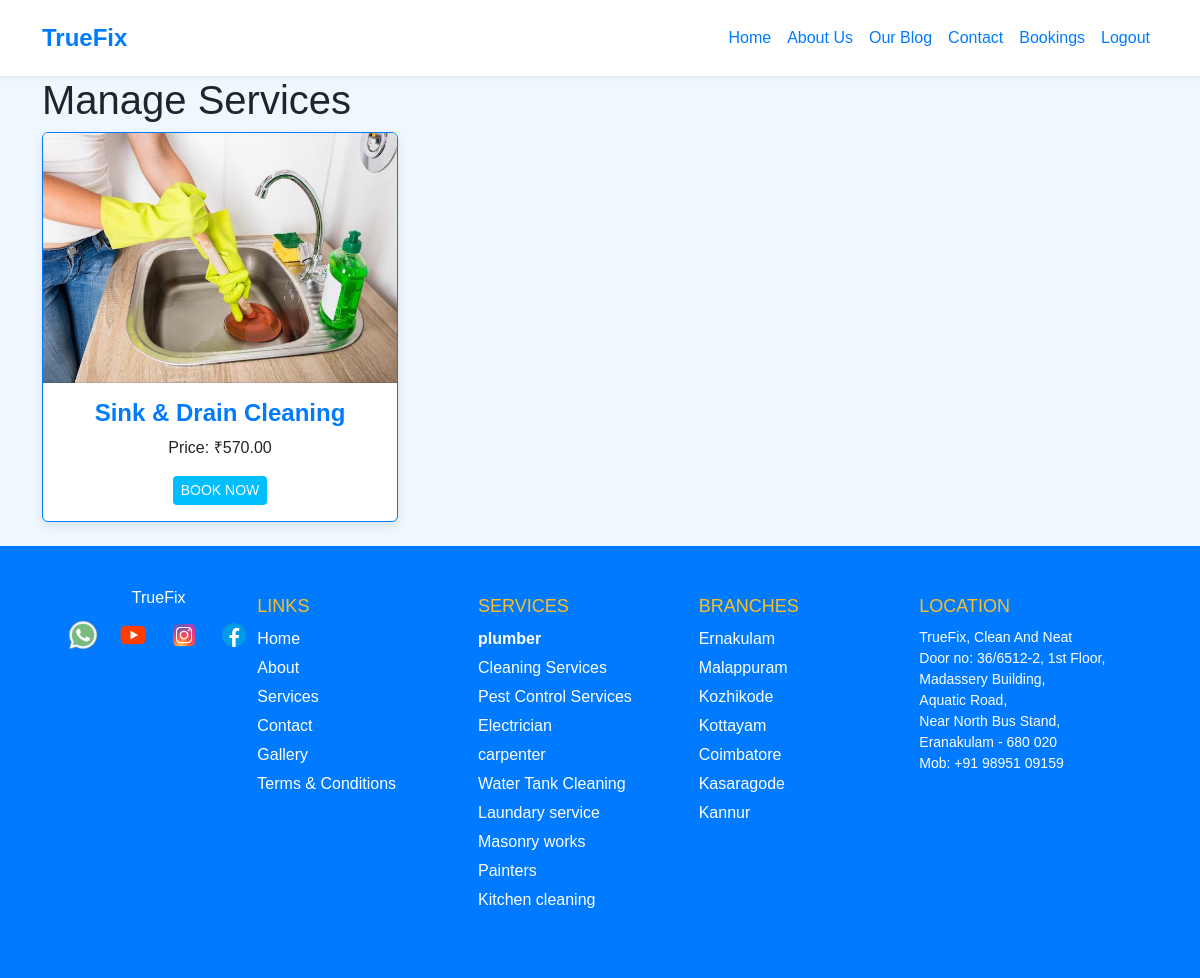
The page /view_service/6 on the database its author committed.
### app/models.py (models this page shows, shortened)
class Service(models.Model):
    category = models.ForeignKey(Category, on_delete=models.CASCADE)
    name = models.CharField(max_length=200)
    description = models.TextField()
    price = models.DecimalField(max_digits=10, decimal_places=2)
    image = models.ImageField(upload_to='services/',null=True)
    is_available = models.BooleanField(default=True)

### app/views.py (the view)
# urls.py: path('view_service/<pid>',views.view_service),
def view_service(req,pid):
    cat=Category.objects.get(pk=pid)
    print(cat)
    service=Service.objects.filter(category=cat)
    return render(req,'user/view_service.html',{'service':service})

### templates/user/view_service.html (shortened to what this page needs)
<!DOCTYPE html>
<html lang="en">
<head>
    {% load static %}
    <link href="https://cdn.jsdelivr.net/npm/bootstrap@5.3.3/dist/css/bootstrap.min.css" rel="stylesheet">
</head>
<body>
    <nav class="navbar navbar-expand-lg navbar-light bg-white shadow-sm">
        <div class="container">
            <a class="navbar-brand" href="../">TrueFix</a>
            <div class="collapse navbar-collapse" id="navbarNav">
                <ul class="navbar-nav ms-auto">
                    <li class="nav-item"><a class="nav-link" href="../">Home</a></li>
                    <li class="nav-item"><a class="nav-link" href="../about">About Us</a></li>
                    <li class="nav-item"><a class="nav-link" href="../blog">Our Blog</a></li>
                    <li class="nav-item"><a class="nav-link" href="../contact">Contact</a></li>
                    <li class="nav-item"><a class="nav-link" href="../bookings">Bookings</a></li>
                    <li class="nav-item"><a class="nav-link" href="../logout">Logout</a></li>
                </ul>
            </div>
        </div>
    </nav>
  <div class="container">
    <h1>Manage Services</h1>
    <div class="row">
        {% for s in service %}
        <div class="col-lg-4 col-md-6 mb-4">
            <div class="card">
                <img class="card-img-top" src="{{ s.image.url }}" alt="Service Image" style="height: 250px; object-fit: cover;">
                <div class="card-body text-center">
                    <h4 class="card-title">{{ s.name }}</h4>
                    <p class="card-text">Price:  ₹{{ s.price }}</p>
                    <a href="{% url 'buy_now' s.pk %}" class="btn btn-edit btn-sm">BOOK NOW</a>
                </div>
            </div>
        </div>
        {% endfor %}
    </div>
</div>
<footer>
    <div class="footer-container">
        <div class="footer-logo">
            TrueFix
            <div class="social-icons">
                <img src="{% static 'images/whatsapp.png' %}" alt="WhatsApp">
                <img src="{% static 'images/youtube.png' %}" alt="Instagram">
                <img src="{% static 'images/instagram.png' %}" alt="Facebook">
                <img src="{% static 'images/facebook.png' %}" alt="YouTube">
            </div>
        </div>
        <div class="footer-column">
            <h3>LINKS</h3>
            <ul>
                <li><a href="#">Home</a></li>
                <li><a href="#">About</a></li>
                <li><a href="#">Services</a></li>
                <li><a href="#">Contact</a></li>
                <li><a href="#">Gallery</a></li>
                <li><a href="#">Terms & Conditions</a></li>
            </ul>
        </div>
        <div class="footer-column">
            <h3>SERVICES</h3>
            <ul>
                <li><a href="#"><strong>plumber</strong></a></li>
                <li><a href="#">Cleaning Services</a></li>
                <li><a href="#">Pest Control Services</a></li>
                <li><a href="#">Electrician</a></li>
                <li><a href="#">carpenter</a></li>
                <li><a href="#">Water Tank Cleaning</a></li>
                <li><a href="#">Laundary service</a></li>
                <li><a href="#">Masonry works</a></li>
                <li><a href="#">Painters</a></li>
                <li><a href="#">Kitchen cleaning</a></li>
            </ul>
        </div>
        <div class="footer-column">
            <h3>BRANCHES</h3>
            <ul>
                <li>Ernakulam</li>
                <li>Malappuram</li>
                <li>Kozhikode</li>
                <li>Kottayam</li>
                <li>Coimbatore</li>
                <li>Kasaragode</li>
                <li>Kannur</li>
            </ul>
        </div>
        <div class="footer-column">
            <h3>LOCATION</h3>
            <p>
                TrueFix, Clean And Neat<br>
                Door no: 36/6512-2, 1st Floor,<br>
                Madassery Building,<br>
                Aquatic Road,<br>
                Near North Bus Stand,<br>
                Eranakulam - 680 020<br>
                Mob: +91 98951 09159
            </p>
        </div>
    </div>
</footer>
</body>
</html>

### templates/user/view_service.html (style rules this page uses)
body { background-color: #f0f8ff; font-family: Arial, sans-serif; }
.navbar { background-color: white !important; padding: 15px 0; box-shadow: 0px 4px 10px rgba(0, 0, 0, 0.1); }
.navbar .navbar-brand { font-size: 1.5rem; font-weight: bold; color: #007bff; }
.navbar .nav-link { color: #007bff; font-weight: 500; transition: color 0.3s ease-in-out; }
.card { border: 1px solid #007bff; transition: transform 0.3s ease-in-out; box-shadow: 0px 4px 10px rgba(0, 0, 0, 0.1); }
.card-title { color: #007bff; font-weight: bold; }
.btn-edit { background-color: #00bfff !important; border: none; color: white; }
footer { background-color: #007bff; color: white; padding: 40px 60px; }
.footer-container { display: flex; justify-content: space-between; flex-wrap: wrap; }
.footer-logo { display: flex; flex-direction: column; align-items: center; }
.footer-logo img { width: 150px; }
.social-icons { margin-top: 10px; }
.social-icons img { width: 30px; margin: 0 8px; cursor: pointer; }
.footer-column { flex: 1; min-width: 200px; margin: 10px 0; }
.footer-column h3 { font-size: 18px; color: #fbbf24; margin-bottom: 10px; }
.footer-column ul { list-style: none; padding: 0; }
.footer-column ul li { margin-bottom: 5px; }
.footer-column ul li a { text-decoration: none; color: white; }
.footer-column p { font-size: 14px; line-height: 1.5; }

### rows shown on the page
Service: image (picture), name "Sink & Drain Cleaning", price "570.00"
